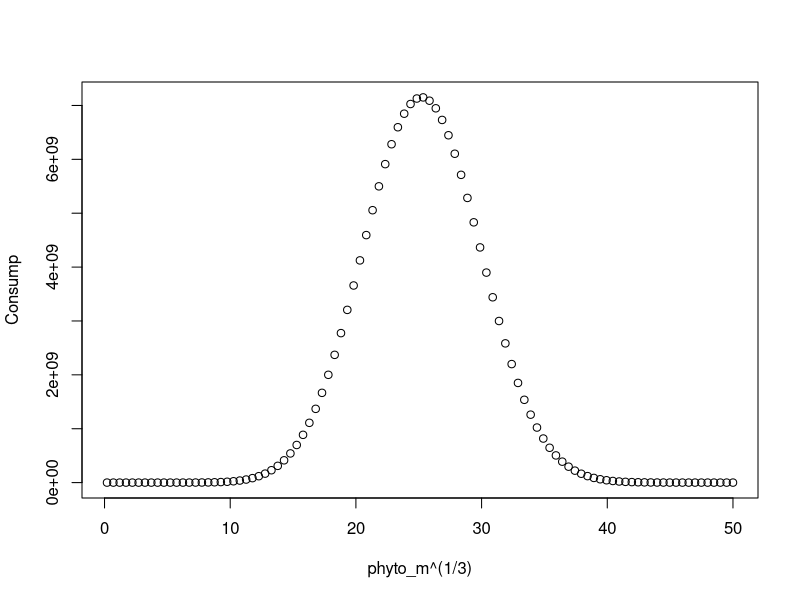

Source code (R):
R_opt <- 100 # optimal bodymass ratio of prey
gamma <- 2 # assymetrical hump-shaped curve

b_0 <- 50 # attack rate constant
beta_i <- rnorm(1, mean = 0.47, sd = 0.04) #scaling exponent of how attack rate scales on biomass of prey 
beta_j <- rnorm(1, mean = 0.15, sd = 0.03) #scaling exponent of how attack rate scales on biomass of predator

h_0 <- 0.4
eta_i <- rnorm(1, mean = -0.48, sd = 0.03) #scaling exponent of how handling time scales on biomass of prey 
eta_j <- rnorm(1, mean = -0.66, sd = 0.02) #scaling exponent of how handling time scales on biomass of predator

Pref_func <- function(m_i, m_j){
  p <- ( (m_i / m_j * R_opt) * exp(1 - (m_i / m_j * R_opt)) ) ^ gamma
  return(p)
}

Attack_func <- function(m_i, m_j){
  atta <- b_0 * (m_i^beta_i) * (m_j^beta_j) * pref
  return(atta)
}

handling_func <- function(m_i, m_j){
  h_0 * (m_i^eta_i) * (m_j^eta_j)
}


phyto_m <- (seq(from = 0.2, to = 50, length = 100))^3
zp_m <- 100^3


pref <- Pref_func(m_i  = phyto_m, m_j = zp_m)
#plot(x = phyto_m^(1/3), y = pref)
attack <- Attack_func(m_i  = phyto_m, m_j = zp_m)
#plot(x = phyto_m^(1/3), y = attack)
handle <- handling_func(m_i  = phyto_m, m_j = zp_m)
#plot(x = phyto_m^(1/3), y = handle)

q <- 0
c <- rnorm(1, mean = 0.8, sd = 0.2)
phyto_D <- 10^5 * phyto_m^(3/4)
zp_D <- 5
Consump <- c()

for(i in 1:length(phyto_m)){
  w <- 1 / length(phyto_m)
  Consump <- c(Consump, 
    (w * attack[i] * (phyto_D[i])^(1 + q) ) / 
    (1 + c * zp_D + w * handle[i] * (sum(phyto_D[i]) - phyto_D[i])^(1+q) )
  )
}

plot(x = phyto_m^(1/3), y = Consump)
